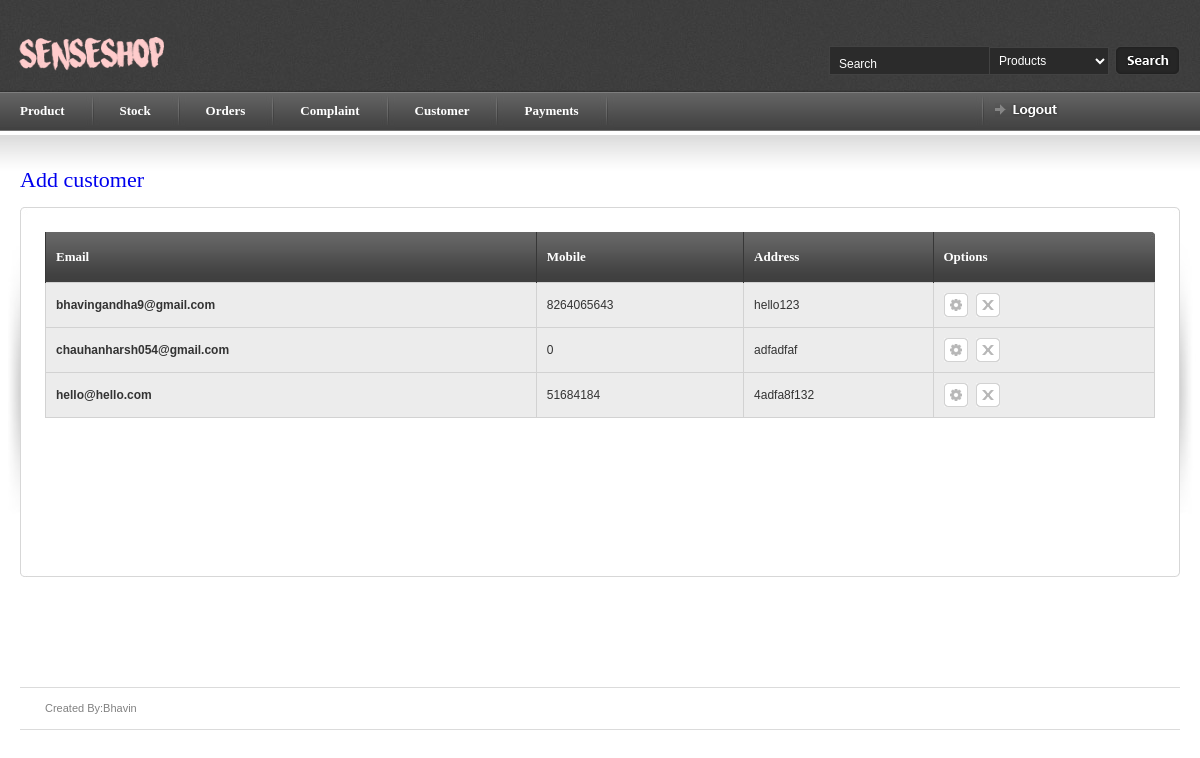
The page /myadmin/customer (signed in) on the database as committed earlier.
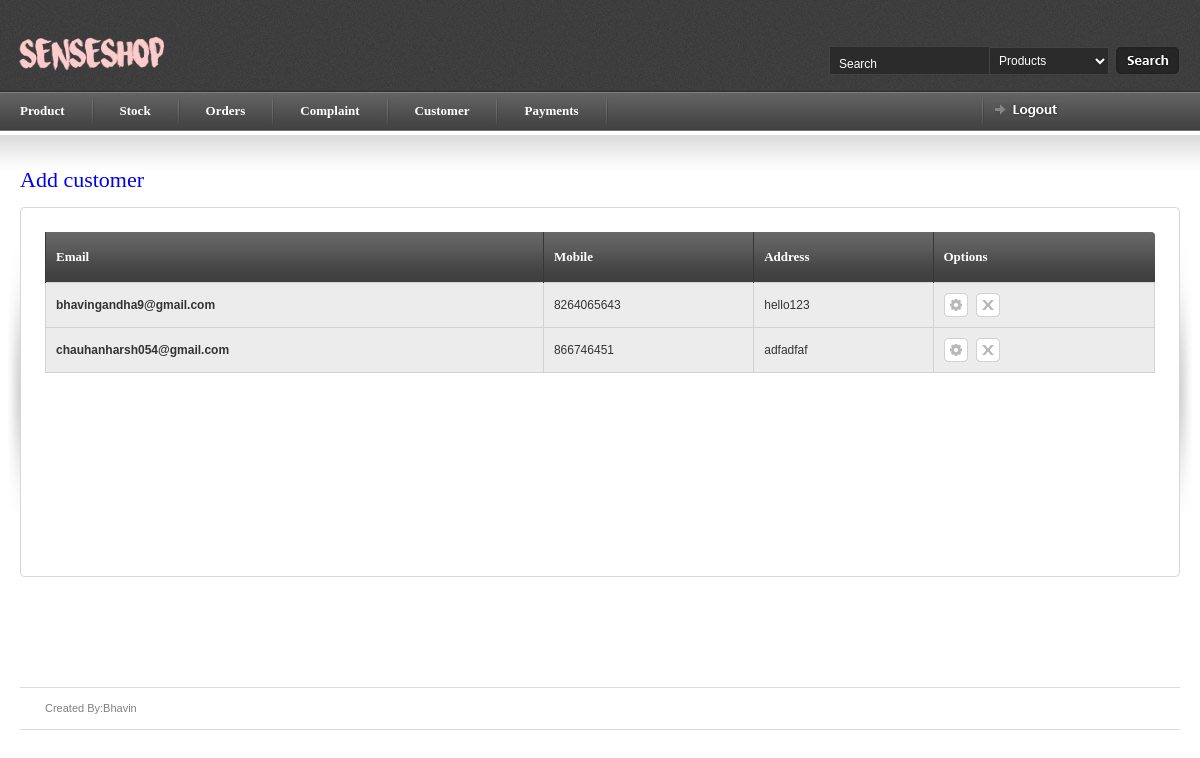
The same page on the database as committed later.
### login/models.py (models this page shows, shortened)
class customer(models.Model):
    cname = models.CharField(max_length=100,null=True,blank=True)
    email = models.CharField(max_length=250,null=True,blank=True)
    password = models.CharField(max_length=250,null=True,blank=True)
    mobile_no = models.DecimalField(max_digits=10,decimal_places=0,null=True,blank=True)
    address = models.CharField(max_length=500,null=True,blank=True)
    au_id = models.DecimalField(max_digits=200,decimal_places=0,default=0,null=True,blank=True)
    cflag = models.DecimalField(max_digits=2,decimal_places=0,default=0,null=True,blank=True)

### myadmin/views.py (the view)
# urls.py: url(r'^myadmin/customer$', b.CustomerIndexView.as_view(), name='customer'),
class CustomerIndexView(generic.ListView):
    template_name = 'customer.html'
    context_object_name = 'customer'
    model = customer
    paginate_by = 5
    def get_queryset(self):
        return customer.objects.all()
    def dispatch(self, request, *args, **kwargs):
        if request.session.has_key('myadmin'):
            a = 'hello'
        else:
            return redirect('index')
        return super(CustomerIndexView, self).dispatch(request, *args, **kwargs)

### myadmin/templates/customer.html (shortened to what this page needs)
{% load staticfiles %}
{% include 'article_start.html' %}
<div id="page-heading">
        <h1><a href="{% url 'customer_add' %}">Add customer</a></h1>
    </div>
    <table border="0" width="100%" cellpadding="0" cellspacing="0" id="content-table">
        <tr>
            <th rowspan="3" class="sized"><img src="{% static 'images/shared/side_shadowleft.jpg'%}" width="20" height="300" alt="" /></th>
            <th class="topleft"></th>
            <td id="tbl-border-top">&nbsp;</td>
            <th class="topright"></th>
            <th rowspan="3" class="sized"><img src="{% static 'images/shared/side_shadowright.jpg'%}" width="20" height="300" alt="" /></th>
        </tr>
    <tr>
        <td id="tbl-border-left"></td>
        <td>
            <div id="content-table-inner">
                <div id="table-content">
                    <form id="mainform" action="">
                        <table border="0" width="100%" cellpadding="0" cellspacing="0" id="product-table">
                         <tr>
                            <th class="table-header-repeat line-left"><a>Email</a></th>
                            <th class="table-header-repeat line-left"><a>Mobile</a></th>
                            <th class="table-header-repeat line-left"><a>Address</a></th>
                            <th class="table-header-options line-left"><a>Options</a></th>
                        </tr>
                            {% for cust in customer %}
                            <tr class="alternate-row">
                                    <td> <b>{{ cust.email }}</b></td>
                                    <td> {{ cust.mobile_no }}</td>
                                    <td> {{ cust.address }}</td>
                                    <td> <a href="{% url "customer_update" cust.id %}" title="Update" class="icon-1 info-tooltip"> </a>
                                         <a href="{% url "customer_delete" cust.id %}" title="Delete" class="icon-2 info-tooltip"></a>
                                    </td>
                                </tr>
                            {% endfor %}
                        </table>
                    </form>
        </div>
</div>
         </td>
     <td id="tbl-border-right"></td>
 </tr>
 <tr>
     <th class="sized bottomleft"></th>
     <td id="tbl-border-bottom">&nbsp;</td>
     <th class="sized bottomright"></th>
 </tr>
 </table>
</div>
{% include 'article_close.html' %}

Rows that differ between the two databases and show on the page:
removed customer: email "hello@hello.com", mobile_no "51684184", address "4adfa8f132"
changed customer "chauhanharsh054@gmail.com": mobile_no "0" → "866746451"
